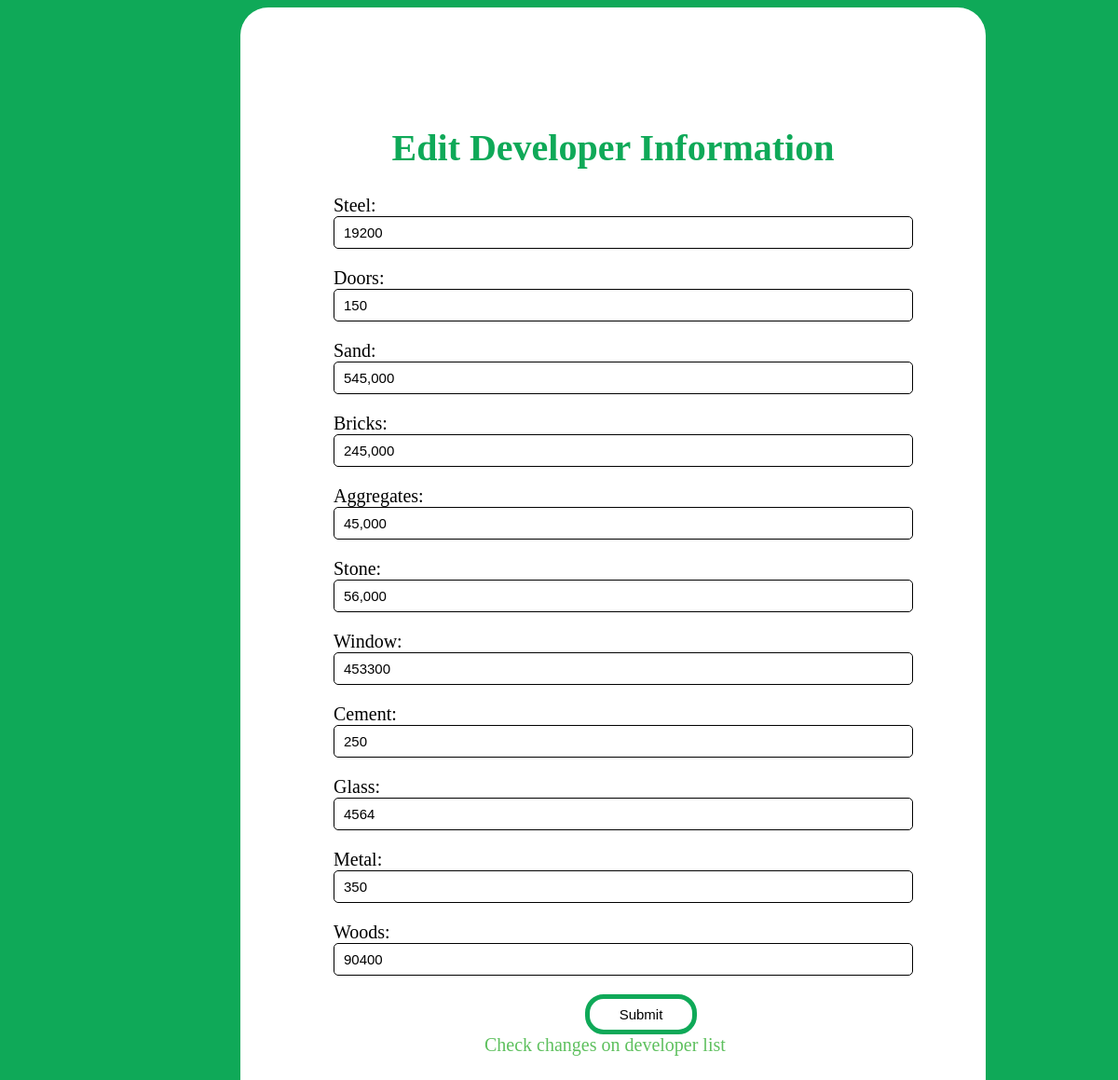
The app's page /developer/edit/4/ with its own data.
### developer/models.py (models this page shows, shortened)
class Developer(models.Model):
    steel= models.CharField(max_length=20,default="Kg")
    doors= models.CharField(max_length=20,default="Piece")
    sand= models.CharField(max_length=20,default="Sacks")
    bricks=models.CharField(max_length=240,null=True,default="Number")
    aggregates=models.CharField(max_length=240,null=True,default="Tones")
    stone=models.CharField(max_length=240,null=True,default="Tones")
    window=models.CharField(max_length=16,null=True,default="Piece")
    cement=models.CharField(max_length=240,null=True,default="Sacks")
    glass=models.CharField(max_length=240,null=True,default="Piece")
    metal=models.CharField(max_length=240,null=True,default="Piece")
    woods=models.CharField(max_length=240,null=True,default="Piece")

### developer/views.py (the view)
# urls.py: path("edit/<int:id>/", edit_developer, name="edit_developer"),
def edit_developer(request, id):
    developer= Developer.objects.get(id=id)
    if request.method == "POST":
        form=DeveloperForm(request.POST, instance=developer)
        if form.is_valid():
            form.save()
        return redirect("edit_developer", id=developer.id)
    else:
        form= DeveloperForm(instance=developer)
        return render(request,"edit_developer.html", {"form":form})

### developer/forms.py
class DeveloperForm(forms.ModelForm):
    class Meta:
        model=Developer
        fields= "__all__"

### developer/templates/edit_developer.html (shortened to what this page needs)
{% load static %}
<!DOCTYPE html>
<html>
<head>
</head>
<body>
    <div class="container">
    <h1>Edit Developer Information</h1>
    <form method="POST" enctype="multipart/form-data">
    {{form.as_p}}
    <input type="submit" value="Submit" class="button">
    <a href="{%url 'developer'%}"style="color:rgb(94, 192, 94); text-align: center;text-decoration:none;margin:27%;right:20%"> Check changes on developer list</a>
</div>
</body>
</html>

### developer/templates/edit_developer.html (style rules this page uses)
body { background-color:#0fa958; width: 400px; height: 800px; font-size: 20px; }
.container { background-color: white; margin-left: 250px; width: 600px; padding: 100px; font-size: 20px; border-radius: 30px; margin-right: 250px; }
input { width: 100%; outline: none; border: 1px solid ; font-size: 15px; padding: 8px 10px; border-radius: 5px; background-color: white; }
.button { width: 20%; height: 30%; margin-left: 45%; border: 5px solid #0fa958; border-radius: 20px; }
h1 { color: #0fa958; text-align: center; }

### records on screen
Developer: steel "19200", doors "150", sand "545,000", bricks "245,000", aggregates "45,000", stone "56,000", window "453300", cement "250", glass "4564", metal "350", woods "90400"
